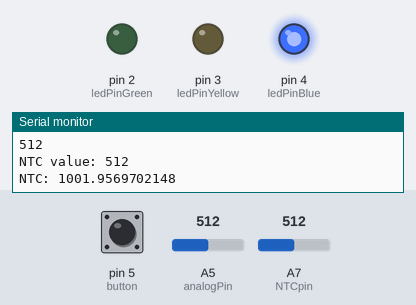
A sketch run on a simulated Arduino Nano, built with avr-gcc and run on an emulated ATmega328P. Shown: output pins drawn as LEDs (lit = HIGH), the last lines printed to the serial monitor. Dashed ring = blinking. Inputs (shaded band) come from the test bench; at power-on: A5 (analogPin) = 512, A7 (NTCpin) = 512, pin 5 (button) LOW.

Above: at 2.3 s.
2.4 s: A5 (analogPin) set to 0
At 4.5 s:
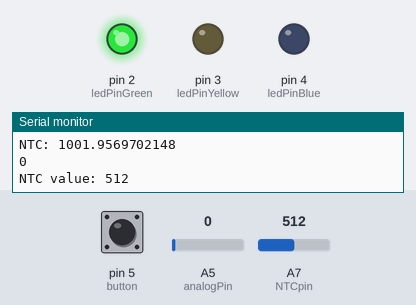
7.5 s: A7 (NTCpin) set to 990
9.6 s: A7 (NTCpin) set to 1000
14.7 s: A5 (analogPin) set to 306
At 15.53 s:
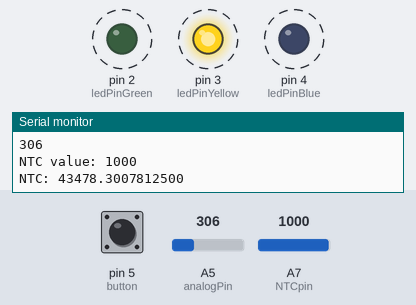
Timing chart, 0 to 20.8 s (numbered marks = the images above; inputs shaded):
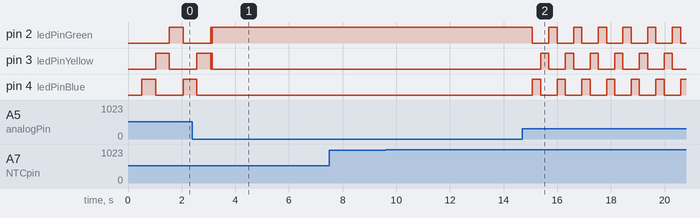

The sketch:

Advent_IoT_2018_12_20.ino
```cpp
/*

*/
int incomingByte = 0;
int analogPin = A5;
int NTCpin = A7;
int analogValue;
int NTCvalue;
int buttonReading;
const int ledPinGreen = 2;
const int ledPinYellow = 3;
const int ledPinBlue = 4;
const int button = 5;
int ledState = LOW;
int pin = ledPinGreen;
float k = 5.0/1023.0;/*k faktor*/
float Vm;
float NTCresistance;
void setup() {
  pinMode(analogPin, INPUT);
  pinMode(NTCpin, INPUT);
  pinMode(ledPinGreen, OUTPUT);
  pinMode(ledPinYellow, OUTPUT);
  pinMode(ledPinBlue, OUTPUT);
  pinMode(button, INPUT);
  digitalWrite(ledPinGreen, LOW);
  digitalWrite(ledPinYellow, LOW);
  digitalWrite(ledPinBlue, LOW);
  Serial.begin(9600);
}

void loop() {
  analogValue = analogRead(analogPin);
  NTCvalue = analogRead(NTCpin);
  Vm=NTCvalue*k;
  NTCresistance = 1000*Vm/(5.0-Vm);
 //Serial.println(analogValue);
  buttonReading = digitalRead(button);
  Serial.println(analogValue);
  Serial.print("NTC value: ");
  Serial.println(NTCvalue);
  Serial.print("NTC: ");
  Serial.println(NTCresistance,10);
  delay(analogValue);
  digitalWrite(ledPinGreen, LOW);
  digitalWrite(ledPinBlue, HIGH );
  delay(analogValue);
  digitalWrite(ledPinBlue, LOW);
  digitalWrite(ledPinYellow, HIGH);

  delay(analogValue);
  digitalWrite(ledPinYellow, LOW);
  digitalWrite(ledPinGreen, HIGH);

}
```

Measured:
- after the input at 2.4 s, pin 4 (ledPinBlue): goes on until 2.6 s, then stays LOW
- after the input at 14.7 s, pin 2 (ledPinGreen), pin 4 (ledPinBlue): alternates HIGH for 0.31 s and LOW for 0.61 s, starting after 0.38 s; pin 3 (ledPinYellow): alternates HIGH for 0.31 s and LOW for 0.61 s, starting after 0.68 s
